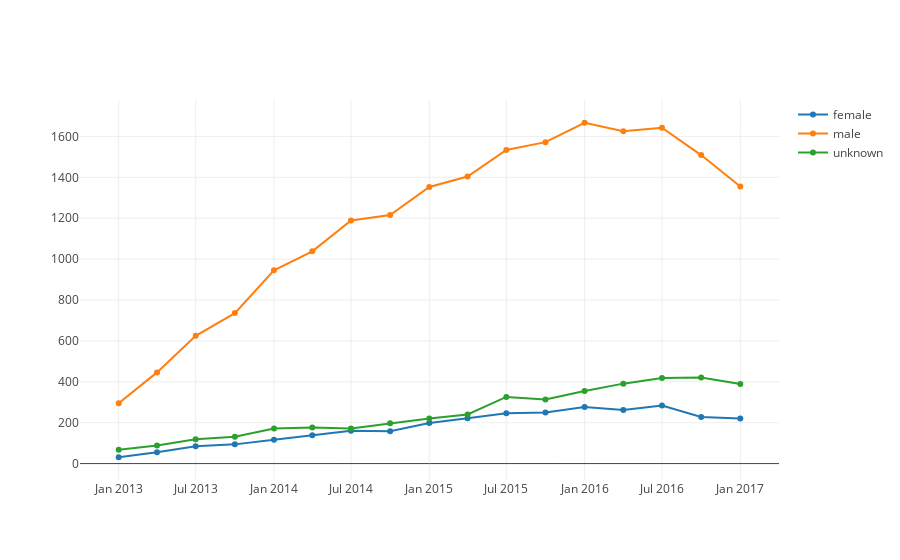

Notebook code for this chart:
### Markdown cell above
## Number of people voting

### Code cell
draw_evolutionary_chart("key_as_string", METRIC_NAME)
